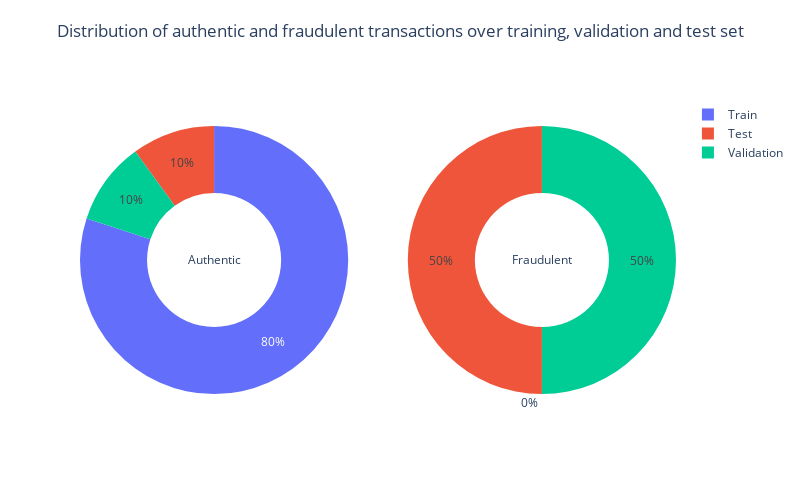

Here is the notebook cell this chart was saved with:
### Code cell
# Distribution of authentic and fraudulent transactions over training, validation and test set

labels = ['Train', 'Validation', 'Test']

values_0 =[len (y_train [y_train == 0]), len(y_val[y_val == 0]), len(y_test [y_test == 0])]

values_1 = [len(y_train[y_train == 1]), len(y_val[y_val == 1]), len(y_test[y_test == 1])]

fig = make_subplots(rows = 1, cols =2, specs = [[{'type': 'domain'}, {'type': 'domain'}]])

fig.add_trace(go.Pie (values = values_0, labels= labels, hole =0.5, textinfo= 'percent', title = "Authentic"),
              row= 1, col = 1)

fig.add_trace(go.Pie (values = values_1, labels =labels, hole =0.5, textinfo= 'percent', title = "Fraudulent"),

row =1, col = 2)

text_title= "Distribution of authentic and fraudulent transactions over training, validation and test set"

fig.update_layout (height = 500, width = 800, showlegend= True, title = dict(text = text_title, x = 0.5, y = 0.95)) 
fig.show()

### Figure 1 — Plotly figure (JSON) as saved in the notebook; plotly's stock layout.template omitted (floating-point values rounded to 4 significant figures)
{"data": [{"domain": {"x": [0, 0.45], "y": [0, 1]}, "hole": 0.5, "labels": ["Train", "Validation", "Test"], "textinfo": "percent", "title": {"text": "Authentic"}, "type": "pie", "values": [227452, 28431, 28432]}, {"domain": {"x": [0.55, 1], "y": [0, 1]}, "hole": 0.5, "labels": ["Train", "Validation", "Test"], "textinfo": "percent", "title": {"text": "Fraudulent"}, "type": "pie", "values": [0, 246, 246]}], "layout": {"height": 500, "showlegend": true, "title": {"text": "Distribution of authentic and fraudulent transactions over training, validation and test set", "x": 0.5, "y": 0.95}, "width": 800}}
